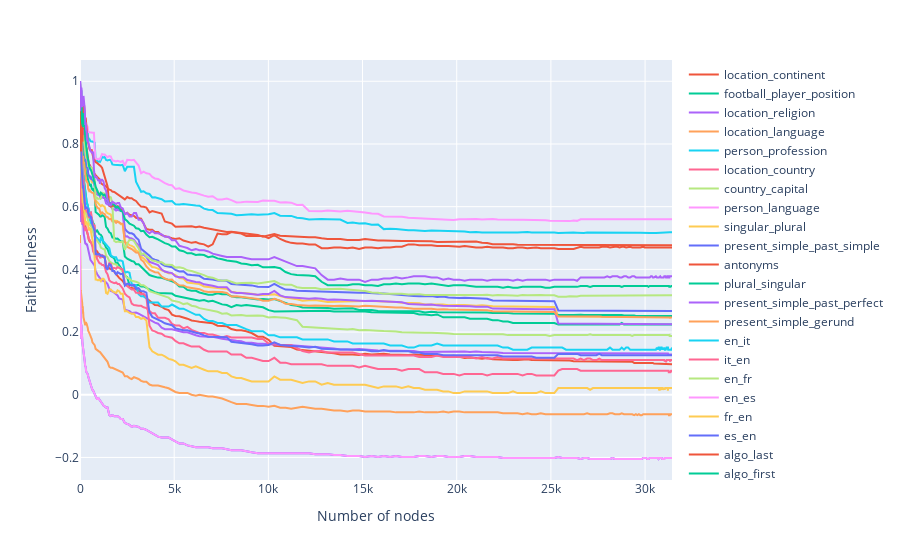

The notebook cell this image was saved under:
### Code cell
import plotly.express as px

first_task = "person_language"

faithfulness_task = result_dict[(first_task, first_task)]["faithfullness"]
n_nodes_task = result_dict[(first_task, first_task)]["n_nodes_counts"]


fig = px.line(x=[max(n_nodes_task) - x for x in n_nodes_task], y=faithfulness_task)

for second_task in task_names:
    # if second_task == "person_profession":
    #     continue
    faithfulness_second = result_dict[(first_task, second_task)]["faithfullness"]
    n_nodes_second = result_dict[(first_task, second_task)]["n_nodes_counts"]
    fig.add_scatter(x=[max(n_nodes_second) - x for x in n_nodes_second], y=faithfulness_second, name=second_task)

# fig.add_scatter(x=[max(n_nodes_second) - x for x in n_nodes_second], y=faithfulness_second)

fig.update_xaxes(title="Number of nodes")
fig.update_yaxes(title="Faithfullness")

fig

### Figure 1 — Plotly figure (JSON) as saved in the notebook; plotly's stock layout.template omitted (floating-point values rounded to 4 significant figures; data arrays with more than 128 entries replaced by an {"elided": "..."} marker saying what was removed)
{"data": [{"hovertemplate": "x=%{x}<br>y=%{y}<extra></extra>", "legendgroup": "", "line": {"color": "#636efa", "dash": "solid"}, "marker": {"symbol": "circle"}, "mode": "lines", "name": "", "orientation": "v", "showlegend": false, "type": "scatter", "x": {"elided": "300 int values"}, "xaxis": "x", "y": {"elided": "300 float values"}, "yaxis": "y"}, {"name": "location_continent", "type": "scatter", "x": {"elided": "300 int values"}, "y": {"elided": "300 float values"}}, {"name": "football_player_position", "type": "scatter", "x": {"elided": "300 int values"}, "y": {"elided": "300 float values"}}, {"name": "location_religion", "type": "scatter", "x": {"elided": "300 int values"}, "y": {"elided": "300 float values"}}, {"name": "location_language", "type": "scatter", "x": {"elided": "300 int values"}, "y": {"elided": "300 float values"}}, {"name": "person_profession", "type": "scatter", "x": {"elided": "300 int values"}, "y": {"elided": "300 float values"}}, {"name": "location_country", "type": "scatter", "x": {"elided": "300 int values"}, "y": {"elided": "300 float values"}}, {"name": "country_capital", "type": "scatter", "x": {"elided": "300 int values"}, "y": {"elided": "300 float values"}}, {"name": "person_language", "type": "scatter", "x": {"elided": "300 int values"}, "y": {"elided": "300 float values"}}, {"name": "singular_plural", "type": "scatter", "x": {"elided": "300 int values"}, "y": {"elided": "300 float values"}}, {"name": "present_simple_past_simple", "type": "scatter", "x": {"elided": "300 int values"}, "y": {"elided": "300 float values"}}, {"name": "antonyms", "type": "scatter", "x": {"elided": "300 int values"}, "y": {"elided": "300 float values"}}, {"name": "plural_singular", "type": "scatter", "x": {"elided": "300 int values"}, "y": {"elided": "300 float values"}}, {"name": "present_simple_past_perfect", "type": "scatter", "x": {"elided": "300 int values"}, "y": {"elided": "300 float values"}}, {"name": "present_simple_gerund", "type": "scatter", "x": {"elided": "300 int values"}, "y": {"elided": "300 float values"}}, {"name": "en_it", "type": "scatter", "x": {"elided": "300 int values"}, "y": {"elided": "300 float values"}}, {"name": "it_en", "type": "scatter", "x": {"elided": "300 int values"}, "y": {"elided": "300 float values"}}, {"name": "en_fr", "type": "scatter", "x": {"elided": "300 int values"}, "y": {"elided": "300 float values"}}, {"name": "en_es", "type": "scatter", "x": {"elided": "300 int values"}, "y": {"elided": "300 float values"}}, {"name": "fr_en", "type": "scatter", "x": {"elided": "300 int values"}, "y": {"elided": "300 float values"}}, {"name": "es_en", "type": "scatter", "x": {"elided": "300 int values"}, "y": {"elided": "300 float values"}}, {"name": "algo_last", "type": "scatter", "x": {"elided": "300 int values"}, "y": {"elided": "300 float values"}}, {"name": "algo_first", "type": "scatter", "x": {"elided": "300 int values"}, "y": {"elided": "300 float values"}}, {"name": "algo_second", "type": "scatter", "x": {"elided": "300 int values"}, "y": {"elided": "300 float values"}}], "layout": {"legend": {"tracegroupgap": 0}, "margin": {"t": 60}, "xaxis": {"anchor": "y", "domain": [0, 1], "title": {"text": "Number of nodes"}}, "yaxis": {"anchor": "x", "domain": [0, 1], "title": {"text": "Faithfullness"}}}}
